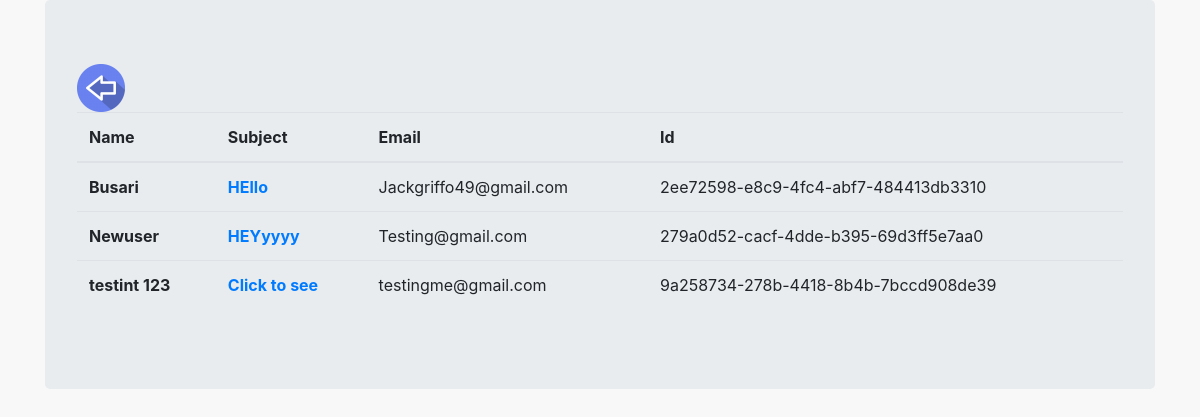
Screenshot of /inbox/ with the database file from the repository.
### resume/models.py (models this page shows, shortened)
class Contact(models.Model):
  name = models.CharField(max_length=100)
  email=models.EmailField()
  subject=models.CharField(max_length=200)
  message = models.TextField()
  date_created = models.DateTimeField(auto_now_add=True)
  id = models.UUIDField(default=uuid.uuid4, unique=True, primary_key=True, editable=False)
  is_read = models.BooleanField(default=False, null= True)

### resume/views.py (the view)
# urls.py: path('inbox/',views.inbox,name='inbox'),
def inbox(request):
  messageRequests = Contact.objects.all()
  unreadCount =messageRequests.filter(is_read=False).count()
  context = {'messageRequests':messageRequests,'unreadCount':unreadCount}
  return render(request, 'resume/inbox.html',context)

### resume/templates/resume/inbox.html (shortened to what this page needs)
{%extends "resume/base.html"%}
{%load static%}
{%block content%}
  <div class="container">
    <div class="jumbotron jumbotron fluid">
      <table class="table table-hover">
        <thead>
          <a href="{%url 'home'%}">
            <img src="{% static 'images/back.png' %}">
          </a>
          <tr>
            <th scope="col">Name</th>
            <th scope="col">Subject</th>
            <th scope="col">Email</th>
            <th scope="col">Id</th>
          </tr>
        </thead>
        <tbody>
          {% for message in messageRequests  %}
            <tr>
              <th scope="row">{{message.name}}</th>
              <td>
                <a href="{%url 'message-view' message.pk %}" style="font-weight:bold">
                {{message.subject}}
                </a>
              </td>
              <td>{{message.email}}</td>
              <td>{{message.id}}</td>
            </tr>
          {% endfor %}
        </tbody>
      </table>
{%endblock content%}

### resume/templates/resume/base.html (shortened to what this page needs)
<!DOCTYPE html>
{%load static%}
<html lang="en">
<head>
  <link rel="stylesheet" href="{% static '/css/main.css' %}">
  <link rel="stylesheet" href="https://maxcdn.bootstrapcdn.com/bootstrap/4.0.0/css/bootstrap.min.css">
</head>
<body>
  {%block content%}
  {%endblock content%}
</body>
</html>

### static/css/main.css (style rules this page uses)
body { background-color:#F8F8F8!important; bac }

### rows the page displays
Contact: name "Busari", subject "HEllo", email "Jackgriffo49@gmail.com", id "2ee72598-e8c9-4fc4-abf7-484413db3310"
Contact: name "Newuser", subject "HEYyyyy", email "Testing@gmail.com", id "279a0d52-cacf-4dde-b395-69d3ff5e7aa0"
Contact: name "testint 123", subject "Click to see", email "testingme@gmail.com", id "9a258734-278b-4418-8b4b-7bccd908de39"
